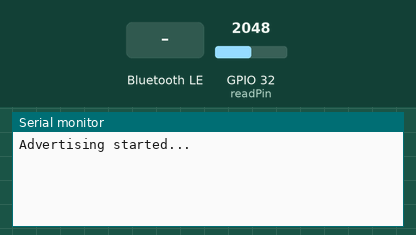
The sketch below on a simulated ESP32. On the bench: the last lines printed to the serial monitor. Inputs (shaded band) come from the test bench; at power-on: GPIO 32 (readPin) = 2048. Nothing arrives over Bluetooth unless stated; a phone connects over Bluetooth LE 3 s after start.

Above: at 1.2 s.
1.3 s: Bluetooth LE write "a" received
At 2.4 s:
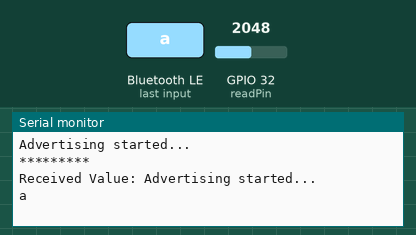
2.8 s: Bluetooth LE write "1" received
At 2.98 s:
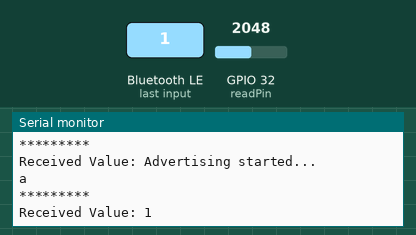
4.5 s: GPIO 32 (readPin) set to 2866
At 5.8 s:
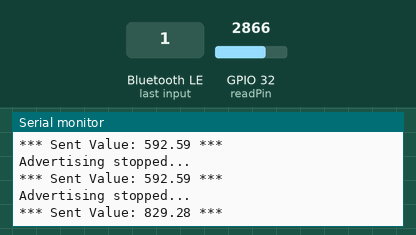
6.0 s: GPIO 32 (readPin) set to 3603
At 6.6 s:
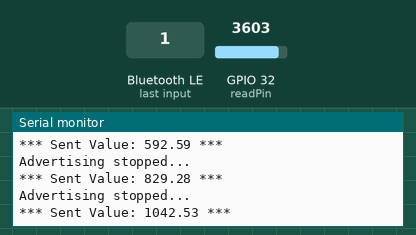
Timing chart, 0 to 8.5 s (numbered marks = the images above; inputs shaded):
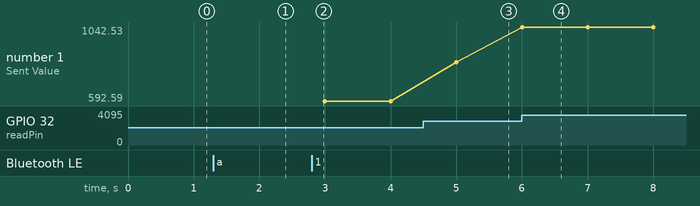

Measured:
- after the input at 1.3 s, the serial monitor: prints a new line after 0.05 s (image 1)
- after the input at 2.8 s, the serial monitor: prints a new line after 0.05 s (image 2)
- after the input at 4.5 s, the serial monitor: prints a new line after 0.50 s (image 3)
- after the input at 6.0 s, the serial monitor: prints a new line at once (image 4)
- plotted number 1: 592.59 → 829.28 after the input at 4.5 s, 829.28 → 1042.53 after the input at 6.0 s

The sketch:

microcontroller.ino
```cpp
#include <BLEDevice.h>
#include <BLEServer.h>
#include <BLEUtils.h>
#include <BLE2902.h>

BLECharacteristic *pCharacteristic;
BLEServer *pServer;
int numberOfConnectedDevices = 0;
bool isAdvertising = false;
float txValue = 0;
const int readPin = 32; // Use GPIO number. See ESP32 board pinouts

#define SERVICE_UUID           "6E400001-B5A3-F393-E0A9-E50E24DCCA9E" // UART service UUID
#define CHARACTERISTIC_UUID_RX "6E400002-B5A3-F393-E0A9-E50E24DCCA9E"
#define CHARACTERISTIC_UUID_TX "6E400003-B5A3-F393-E0A9-E50E24DCCA9E"

class MyServerCallbacks: public BLEServerCallbacks {
    void onConnect(BLEServer* pServer) {
      ++numberOfConnectedDevices;
    };

    void onDisconnect(BLEServer* pServer) {
      if (numberOfConnectedDevices > 0) {
        --numberOfConnectedDevices;
      }
    }
};

class MyCallbacks: public BLECharacteristicCallbacks {
    void onWrite(BLECharacteristic *pCharacteristic) {
      std::string rxValue = pCharacteristic->getValue();

      if (rxValue.length() > 0) {
        Serial.println("*********");
        Serial.print("Received Value: ");

        if(rxValue[0] == 'a') {
          pServer->getAdvertising()->start();
          isAdvertising = true;
          Serial.println("Advertising started...");
        }

        for (int i = 0; i < rxValue.length(); i++) {
          Serial.print(rxValue[i]);
        }

        Serial.println();
      }
    }
};

void setup() {
  Serial.begin(115200);

  // Create the BLE Device
  BLEDevice::init("Smart Fishing Alarm3"); // Give it a name

  // Create the BLE Server
  pServer = BLEDevice::createServer();
  pServer->setCallbacks(new MyServerCallbacks());

  // Create the BLE Service
  BLEService *pService = pServer->createService(SERVICE_UUID);

  // Create a BLE Characteristic
  pCharacteristic = pService->createCharacteristic(
                      CHARACTERISTIC_UUID_TX,
                      BLECharacteristic::PROPERTY_NOTIFY
                    );

  pCharacteristic->addDescriptor(new BLE2902());

  BLECharacteristic *pCharacteristic = pService->createCharacteristic(
                                         CHARACTERISTIC_UUID_RX,
                                         BLECharacteristic::PROPERTY_WRITE
                                       );

  pCharacteristic->setCallbacks(new MyCallbacks());

  // Start the service
  pService->start();

  // Start advertising
  BLEAdvertising *pAdvertising = BLEDevice::getAdvertising();
  pAdvertising->addServiceUUID(SERVICE_UUID);
  pServer->getAdvertising()->start();
  isAdvertising = true;
  Serial.println("Advertising started...");
}

void loop() {
  if (numberOfConnectedDevices > 0) {
    isAdvertising = false;
    Serial.println("Advertising stopped...");

    txValue = analogRead(readPin) / 3.456; // This could be an actual sensor reading!

    // Let's convert the value to a char array:
    char txString[8]; // make sure this is big enuffz
    dtostrf(txValue, 1, 2, txString); // float_val, min_width, digits_after_decimal, char_buffer

    pCharacteristic->setValue(txString);
    pCharacteristic->notify(); // Send the value to the app!

    Serial.print("*** Sent Value: ");
    Serial.print(txString);
    Serial.println(" ***");
  } else if(!isAdvertising) {
    pServer->getAdvertising()->start();
    isAdvertising = true;
    Serial.println("Advertising started...");
  }
  delay(1000);
}
```
